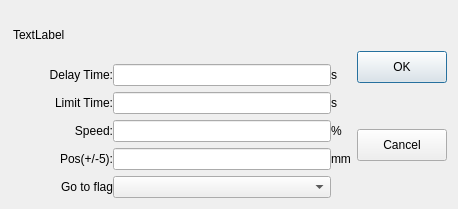
<?xml version="1.0" encoding="UTF-8"?>
<ui version="4.0">
 <class>ICAutoRunRevise</class>
 <widget class="QDialog" name="ICAutoRunRevise">
  <property name="geometry">
   <rect>
    <x>0</x>
    <y>0</y>
    <width>458</width>
    <height>209</height>
   </rect>
  </property>
  <property name="sizePolicy">
   <sizepolicy hsizetype="Fixed" vsizetype="Fixed">
    <horstretch>0</horstretch>
    <verstretch>0</verstretch>
   </sizepolicy>
  </property>
  <property name="minimumSize">
   <size>
    <width>383</width>
    <height>209</height>
   </size>
  </property>
  <property name="windowTitle">
   <string>Dialog</string>
  </property>
  <layout class="QGridLayout" name="gridLayout_2">
   <item row="0" column="0">
    <layout class="QGridLayout" name="gridLayout">
     <property name="leftMargin">
      <number>2</number>
     </property>
     <property name="horizontalSpacing">
      <number>0</number>
     </property>
     <property name="verticalSpacing">
      <number>6</number>
     </property>
     <item row="1" column="0">
      <widget class="QLabel" name="label">
       <property name="minimumSize">
        <size>
         <width>80</width>
         <height>0</height>
        </size>
       </property>
       <property name="text">
        <string>Delay Time:</string>
       </property>
       <property name="alignment">
        <set>Qt::AlignRight|Qt::AlignTrailing|Qt::AlignVCenter</set>
       </property>
      </widget>
     </item>
     <item row="1" column="1">
      <widget class="ICLineEditWithVirtualNumericKeypad" name="delayEdit">
       <property name="text">
        <string notr="true"/>
       </property>
      </widget>
     </item>
     <item row="1" column="2">
      <widget class="QLabel" name="sLabel">
       <property name="text">
        <string>s</string>
       </property>
      </widget>
     </item>
     <item row="2" column="0">
      <widget class="QLabel" name="limitTimeLabel">
       <property name="minimumSize">
        <size>
         <width>80</width>
         <height>0</height>
        </size>
       </property>
       <property name="text">
        <string>Limit Time:</string>
       </property>
       <property name="alignment">
        <set>Qt::AlignRight|Qt::AlignTrailing|Qt::AlignVCenter</set>
       </property>
      </widget>
     </item>
     <item row="2" column="1">
      <widget class="ICLineEditWithVirtualNumericKeypad" name="limitEdit">
       <property name="text">
        <string notr="true"/>
       </property>
      </widget>
     </item>
     <item row="2" column="2">
      <widget class="QLabel" name="limitUnitLabel">
       <property name="text">
        <string>s</string>
       </property>
      </widget>
     </item>
     <item row="3" column="0">
      <widget class="QLabel" name="speedLabel">
       <property name="minimumSize">
        <size>
         <width>80</width>
         <height>0</height>
        </size>
       </property>
       <property name="text">
        <string>Speed:</string>
       </property>
       <property name="alignment">
        <set>Qt::AlignRight|Qt::AlignTrailing|Qt::AlignVCenter</set>
       </property>
      </widget>
     </item>
     <item row="3" column="1">
      <widget class="ICLineEditWithVirtualNumericKeypad" name="speedEdit">
       <property name="text">
        <string notr="true"/>
       </property>
      </widget>
     </item>
     <item row="3" column="2">
      <widget class="QLabel" name="precentLabel">
       <property name="text">
        <string>%</string>
       </property>
      </widget>
     </item>
     <item row="4" column="0">
      <widget class="QLabel" name="positionLabel">
       <property name="minimumSize">
        <size>
         <width>100</width>
         <height>0</height>
        </size>
       </property>
       <property name="text">
        <string>Pos(+/-5):</string>
       </property>
       <property name="alignment">
        <set>Qt::AlignRight|Qt::AlignTrailing|Qt::AlignVCenter</set>
       </property>
      </widget>
     </item>
     <item row="4" column="1">
      <widget class="ICIncrementalLineEdit" name="posEdit">
       <property name="text">
        <string notr="true"/>
       </property>
      </widget>
     </item>
     <item row="4" column="2">
      <widget class="QLabel" name="mmLabel">
       <property name="text">
        <string>mm</string>
       </property>
      </widget>
     </item>
     <item row="5" column="0">
      <widget class="QLabel" name="label_2">
       <property name="text">
        <string>Go to flag</string>
       </property>
       <property name="alignment">
        <set>Qt::AlignRight|Qt::AlignTrailing|Qt::AlignVCenter</set>
       </property>
      </widget>
     </item>
     <item row="5" column="1">
      <widget class="ICComboBox" name="flagSel"/>
     </item>
     <item row="0" column="0" colspan="3">
      <widget class="QLabel" name="currentMoldItemLabel">
       <property name="minimumSize">
        <size>
         <width>0</width>
         <height>40</height>
        </size>
       </property>
       <property name="text">
        <string>TextLabel</string>
       </property>
      </widget>
     </item>
    </layout>
   </item>
   <item row="0" column="1">
    <widget class="QDialogButtonBox" name="buttonBox">
     <property name="minimumSize">
      <size>
       <width>90</width>
       <height>0</height>
      </size>
     </property>
     <property name="styleSheet">
      <string notr="true">height:30px ;

margin-top:40px;
</string>
     </property>
     <property name="orientation">
      <enum>Qt::Vertical</enum>
     </property>
     <property name="standardButtons">
      <set>QDialogButtonBox::Cancel|QDialogButtonBox::Ok</set>
     </property>
    </widget>
   </item>
  </layout>
 </widget>
 <customwidgets>
  <customwidget>
   <class>ICComboBox</class>
   <extends>QComboBox</extends>
   <header>iccombobox.h</header>
  </customwidget>
  <customwidget>
   <class>ICLineEditWithVirtualNumericKeypad</class>
   <extends>QLineEdit</extends>
   <header>iclineeditwithvirtualnumerickeypad.h</header>
  </customwidget>
  <customwidget>
   <class>ICIncrementalLineEdit</class>
   <extends>QLineEdit</extends>
   <header>iclineeditwithvirtualnumerickeypad.h</header>
  </customwidget>
 </customwidgets>
 <resources/>
 <connections>
  <connection>
   <sender>buttonBox</sender>
   <signal>accepted()</signal>
   <receiver>ICAutoRunRevise</receiver>
   <slot>accept()</slot>
   <hints>
    <hint type="sourcelabel">
     <x>402</x>
     <y>199</y>
    </hint>
    <hint type="destinationlabel">
     <x>157</x>
     <y>209</y>
    </hint>
   </hints>
  </connection>
  <connection>
   <sender>buttonBox</sender>
   <signal>rejected()</signal>
   <receiver>ICAutoRunRevise</receiver>
   <slot>reject()</slot>
   <hints>
    <hint type="sourcelabel">
     <x>402</x>
     <y>199</y>
    </hint>
    <hint type="destinationlabel">
     <x>286</x>
     <y>209</y>
    </hint>
   </hints>
  </connection>
 </connections>
</ui>
